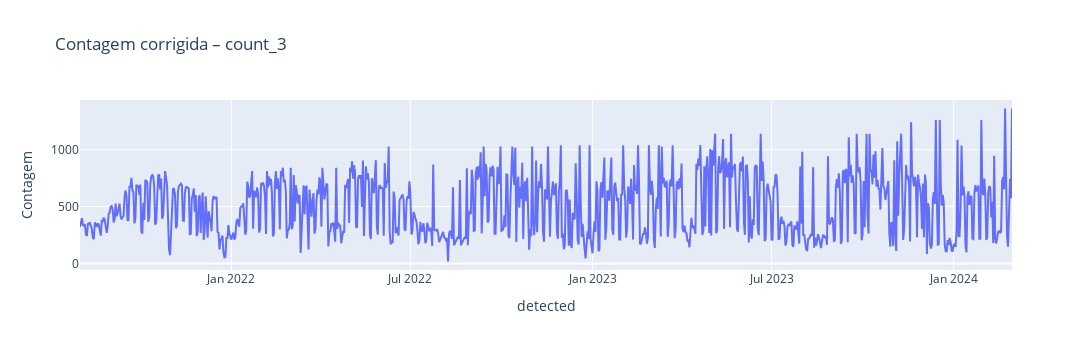

Write notebook code for a chart like this one.
### Code cell
df_corrigido_final = pd.concat(resultados_corrigidos)
df_corrigido_final = df_corrigido_final[~df_corrigido_final.index.duplicated(keep='last')]

fig = px.line(
    df_corrigido_final, 
    y=contador_id, 
    title=f"Contagem corrigida – {contador_id}",
    labels={"index": "Data", contador_id: "Contagem"},
)

fig.update_layout(width=1900, height=350)
fig.show()

### Figure 1 — Plotly figure (JSON) as saved in the notebook; plotly's stock layout.template omitted (floating-point values rounded to 4 significant figures; data arrays with more than 128 entries replaced by an {"elided": "..."} marker saying what was removed)
{"data": [{"hovertemplate": "detected=%{x}<br>Contagem=%{y}<extra></extra>", "legendgroup": "", "line": {"color": "#636efa", "dash": "solid"}, "marker": {"symbol": "circle"}, "mode": "lines", "name": "", "orientation": "v", "showlegend": false, "type": "scatter", "x": {"elided": "943 str values"}, "xaxis": "x", "y": {"elided": "943 float values"}, "yaxis": "y"}], "layout": {"height": 350, "legend": {"tracegroupgap": 0}, "title": {"text": "Contagem corrigida – count_3"}, "width": 1900, "xaxis": {"anchor": "y", "domain": [0, 1], "title": {"text": "detected"}}, "yaxis": {"anchor": "x", "domain": [0, 1], "title": {"text": "Contagem"}}}}
